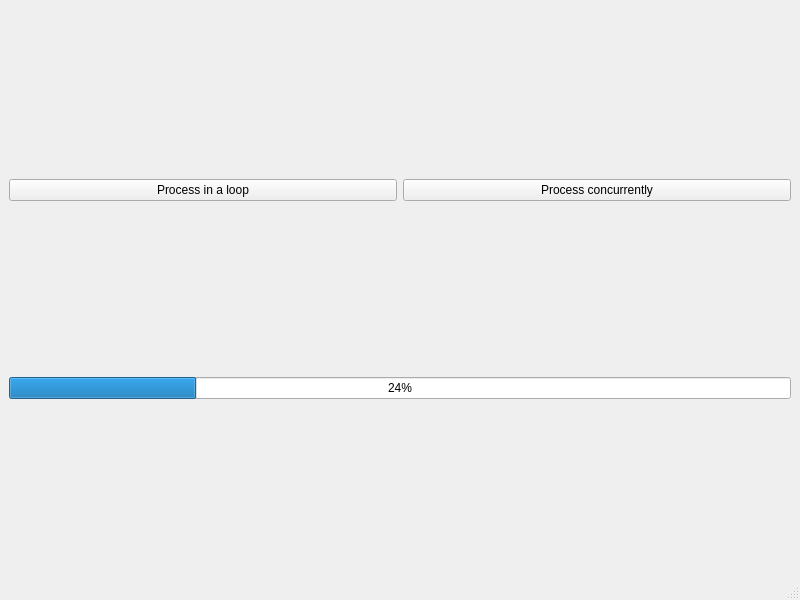
<?xml version="1.0" encoding="UTF-8"?>
<ui version="4.0">
 <class>MainWindow</class>
 <widget class="QMainWindow" name="MainWindow">
  <property name="geometry">
   <rect>
    <x>0</x>
    <y>0</y>
    <width>800</width>
    <height>600</height>
   </rect>
  </property>
  <property name="windowTitle">
   <string>MainWindow</string>
  </property>
  <widget class="QWidget" name="centralwidget">
   <layout class="QGridLayout" name="gridLayout">
    <item row="0" column="0">
     <layout class="QHBoxLayout" name="horizontalLayout">
      <item>
       <widget class="QPushButton" name="loopBtn">
        <property name="text">
         <string>Process in a loop</string>
        </property>
       </widget>
      </item>
      <item>
       <widget class="QPushButton" name="concurrentBtn">
        <property name="text">
         <string>Process concurrently</string>
        </property>
       </widget>
      </item>
     </layout>
    </item>
    <item row="1" column="0">
     <layout class="QHBoxLayout" name="horizontalLayout_2">
      <item>
       <widget class="QProgressBar" name="progressBar">
        <property name="value">
         <number>24</number>
        </property>
       </widget>
      </item>
     </layout>
    </item>
   </layout>
  </widget>
  <widget class="QMenuBar" name="menubar">
   <property name="geometry">
    <rect>
     <x>0</x>
     <y>0</y>
     <width>800</width>
     <height>21</height>
    </rect>
   </property>
  </widget>
  <widget class="QStatusBar" name="statusbar"/>
 </widget>
 <resources/>
 <connections/>
</ui>
